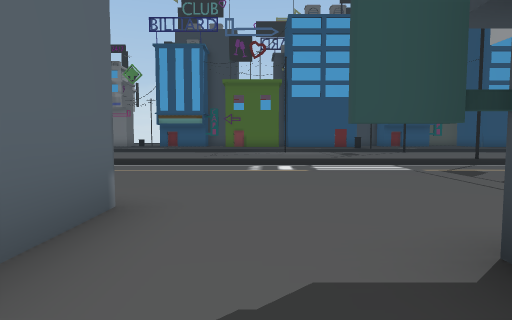
View 1 (above)

24 first-person views from a walk through a 3-D level made in the Unity game engine. The camera is 1.3 m above the floor, tilts 4° down and sees 75° across. Doors are open. The floor is counted in squares, 2 m on a side. Each view is taken from the middle of a square. On the plan, view 1 faces up. The plan holds only what a view shows up to about 10 squares ahead; the rest is blank. The place goes on beyond the plan. Some animated figures are not drawn.

View 2
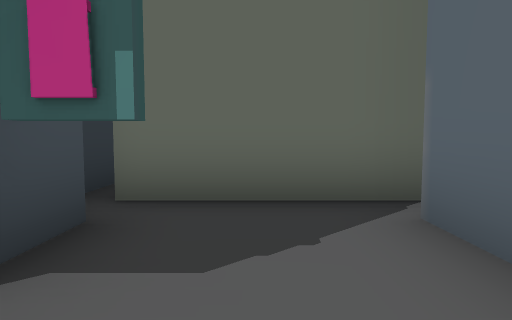

View 3
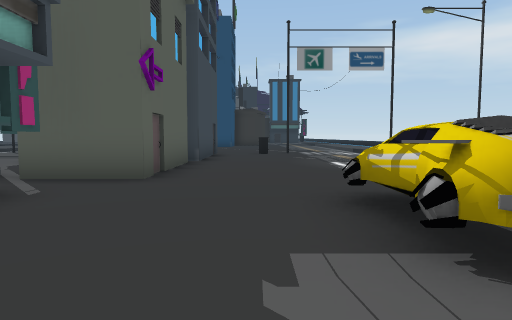

View 4
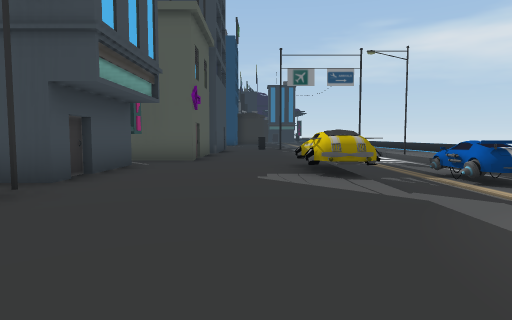

View 5
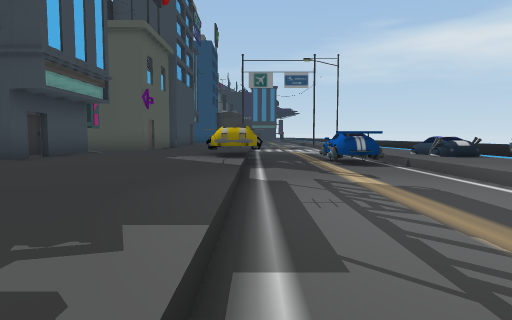

View 6
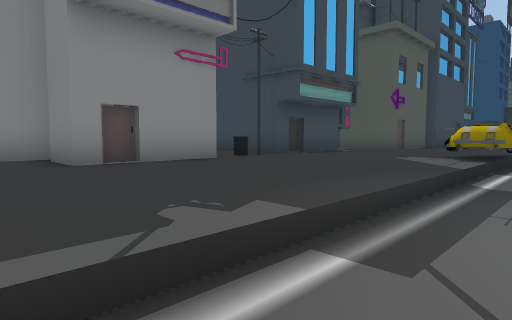

View 7
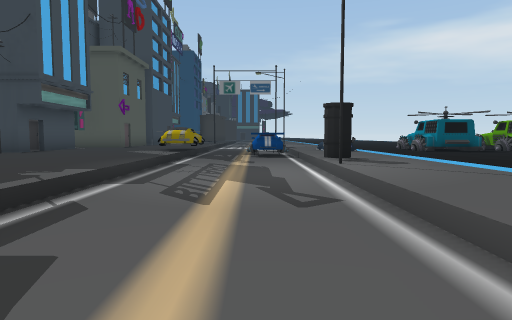

View 8
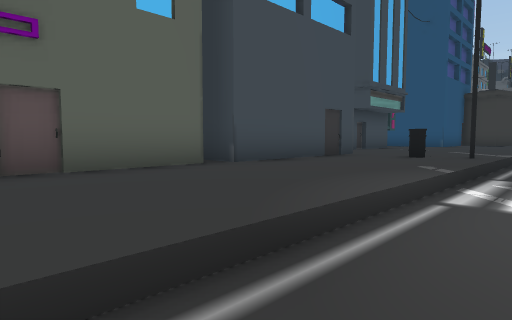

View 9
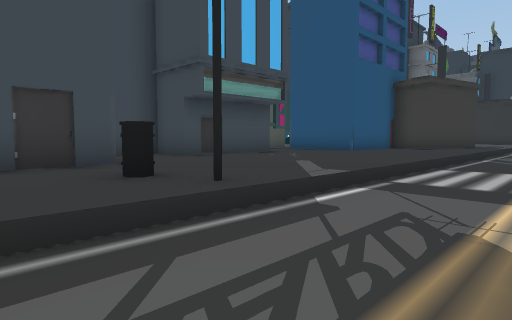

View 10
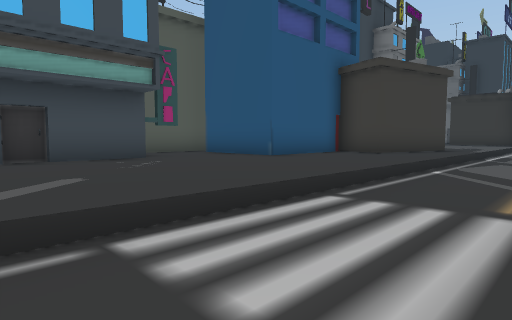

View 11
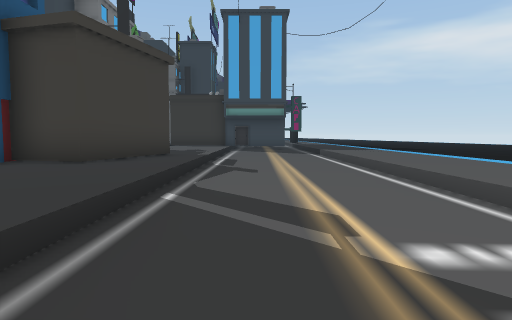

View 12
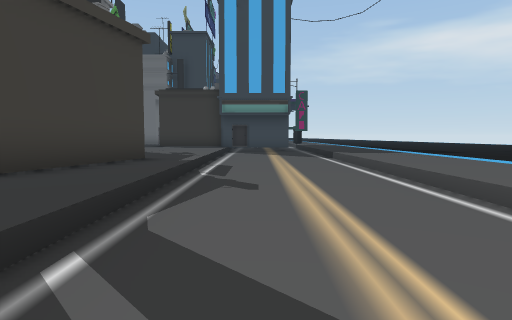

View 13
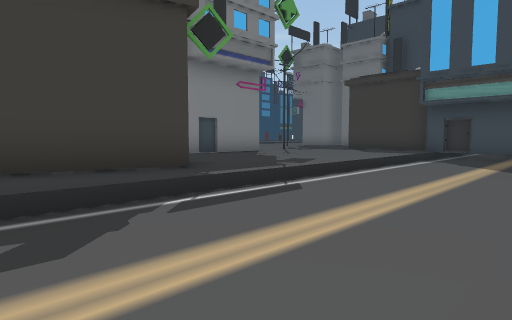

View 14
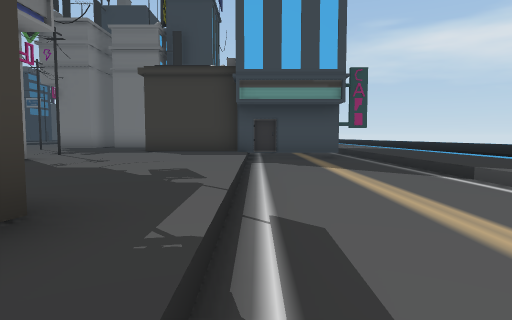

View 15
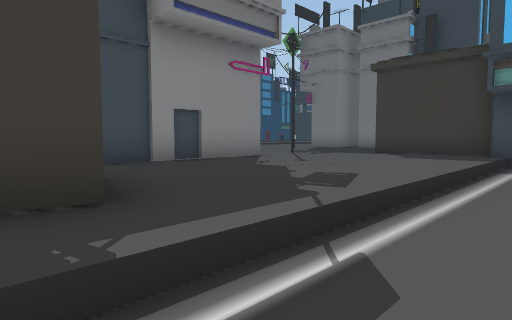

View 16
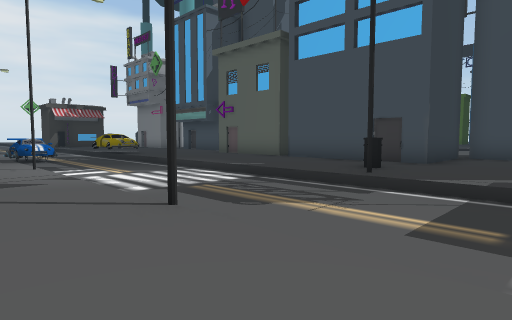

View 17
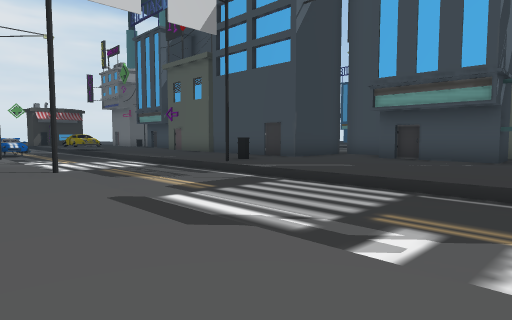

View 18
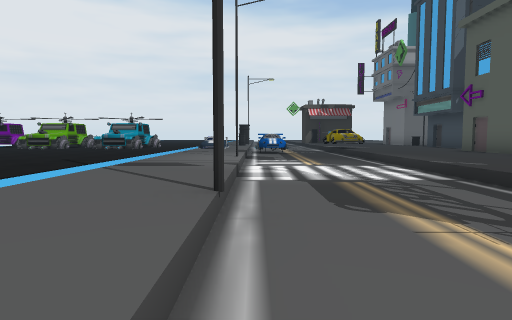

View 19
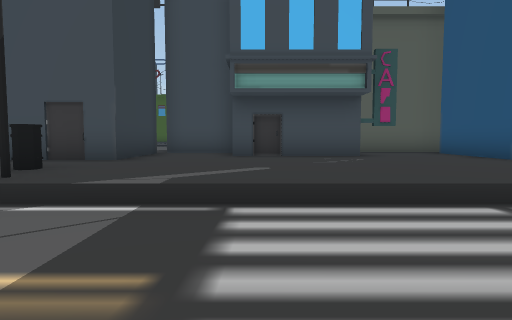

View 20
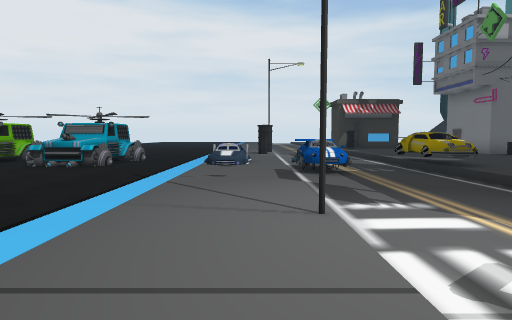

View 21
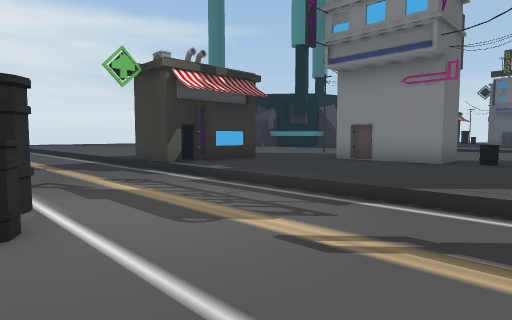

View 22
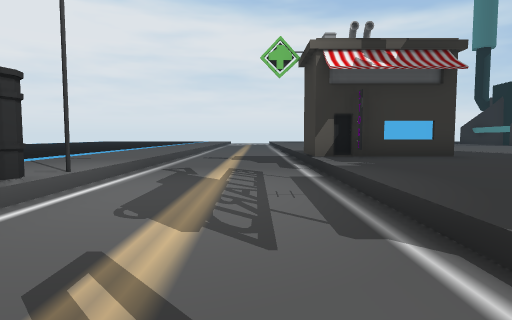

View 23
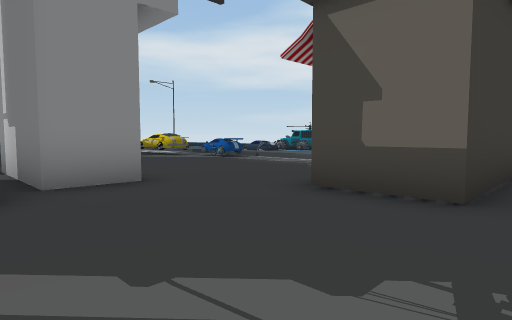

View 24
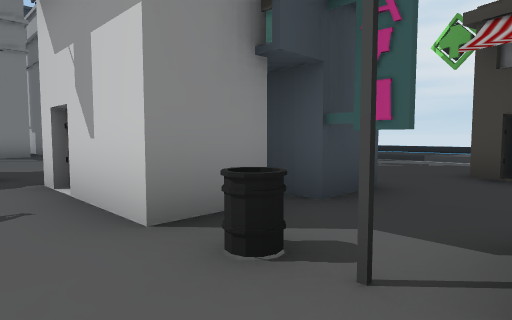

### Floor plan
Key: @ floor where view 1 was taken; # wall or solid block; . main floor; - floor 0.5 m lower than the main floor; / step, stairs or slope; H house; C car; B bin; O other object.
Columns run from 16 left of view 1 to 32 right of it. Each row starts with its distance up from view 1.
 10             ///////////#
  9             ------------
  8              ----------
  7
  6               .......
  5               .......
  4               ......
  3            HH  .....               . ...
  2                ..H.                 B####.....
  1 ....H#  ..     ..#    .#    ###     .## H ......#
  0 .....###..#   ..@.    #H.###..#    .HH##  ...
 -1 .....H##.B###H#   #  ##..###H.#    ..#H###...
 -2 ..............###H####H.......####H..........
 -3 .H#..............................# H#........
 -4  ##...................B..........####........
 -5  ##H.......CC................................
 -6 -----------CC-------------------------------#
 -7 --------------------------------------------#
 -8 -----------CC-------------------------------#H
 -9 ------O----CC----O----#----------------------
-10 .......B...C/................................
-11 ........... /.................  .............
-12 .... ......  ..........          .......  ...

Positions as (right, up) in squares from view 1, and headings:
1: (0, 0), facing up
2: (0, 3), facing down
3: (-7, -4), facing right
4: (-11, -4), facing right
5: (-13, -6), facing right
6: (-13, -7), facing up-right
7: (-16, -8), facing right
8: (-2, -7), facing up-right
9: (4, -8), facing up-right
10: (8, -8), facing up-right
11: (11, -7), facing right
12: (13, -7), facing right
13: (17, -9), facing up-right
14: (18, -6), facing right
15: (19, -7), facing up-right
16: (9, -11), facing up-left
17: (13, -11), facing up-left
18: (9, -9), facing left
19: (9, -9), facing up
20: (4, -10), facing left
21: (-6, -10), facing up-left
22: (-6, -7), facing left
23: (-16, 1), facing down-right
24: (19, 3), facing down-right
